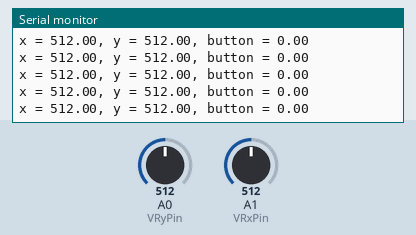
Recording of a sketch running on a simulated Arduino Uno, built with avr-gcc and run on an emulated ATmega328P. Shown: the last lines printed to the serial monitor. The inputs (shaded band) are chosen by the test bench; at power-on: A0 (VRyPin) = 512, A1 (VRxPin) = 512.

Above: at 1.2 s.
1.3 s: A0 (VRyPin) set to 991
At 1.4 s:
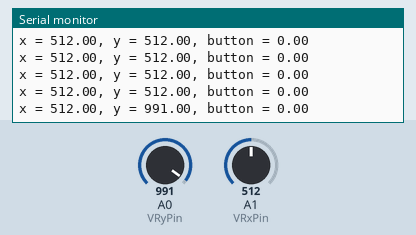
4.3 s: A0 (VRyPin) set to 1015
At 4.32 s:
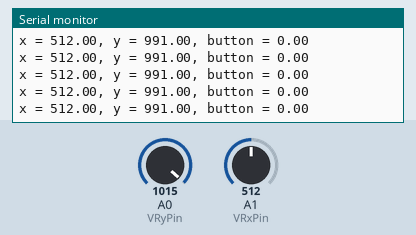
7.3 s: A1 (VRxPin) set to 984
At 7.32 s:
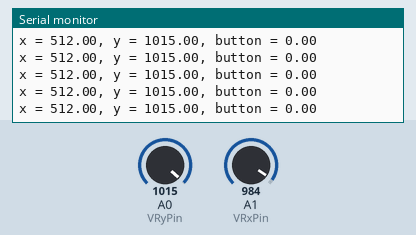
10.3 s: A1 (VRxPin) set to 1016
At 10.31 s:
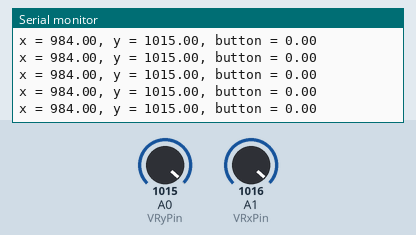
Timing chart, 0 to 13.3 s (numbered marks = the images above; inputs shaded):
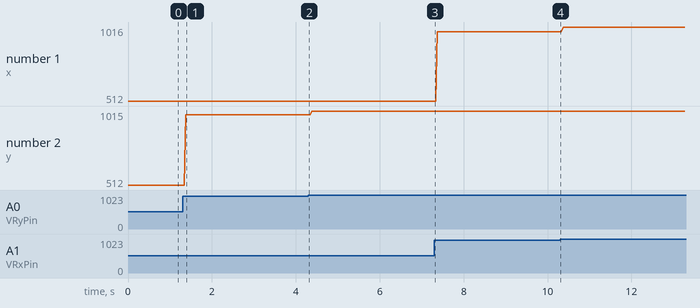

The sketch:

joystick-tutorial.ino
```cpp
int pushButtonPin = 0;
int VRyPin = 0;
int VRxPin = 1;

void setup() {
  // put your setup code here, to run once:
  Serial.begin(9600);

  pinMode(pushButtonPin, INPUT);
  digitalWrite(pushButtonPin, HIGH);
  pinMode(VRyPin, INPUT);
  pinMode(VRxPin, INPUT);
}

void loop() {
  // put your main code here, to run repeatedly:
  double button = digitalRead(pushButtonPin);
  double y = analogRead(VRyPin);
  double x = analogRead(VRxPin);

  Serial.print("x = ");
  Serial.print(x);
  Serial.print(", y = ");
  Serial.print(y);
  Serial.print(", button = ");
  Serial.print(button);
  Serial.println();
}
```

Measured:
- after the input at 1.3 s, the serial monitor: prints a new line after 0.08 s (image 1)
- plotted number 1: 512 → 984 after the input at 7.3 s, 984 → 1016 after the input at 10.3 s
- plotted number 2: 512 → 991 after the input at 1.3 s, 991 → 1015 after the input at 4.3 s
